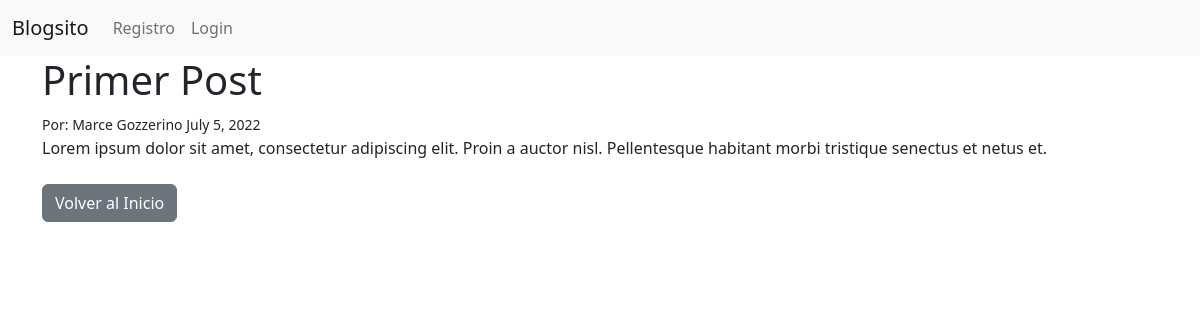
Page /articulo/1 on the committed database.
### vlog/models.py (models this page shows, shortened)
class Post(models.Model):
    titulo = models.CharField(max_length=255)
    etiqueta = models.CharField(max_length=255)
    autor = models.ForeignKey(User, on_delete=models.CASCADE)
    cuerpo = models.TextField()
    fecha = models.DateField(auto_now_add=True)
    categoria = models.CharField(max_length=255, default='Sin Categorizar')

### vlog/views.py (the view)
# urls.py: path('articulo/<int:pk>', ArticuloDetallado.as_view(), name = "ArticuloDetallado"),
class ArticuloDetallado(DetailView):
    model = Post
    template_name = 'articulo.html'

### vlog/templates/articulo.html (shortened to what this page needs)
{% extends 'base.html' %}
{% block content %}
<h1>{{ post.titulo }}</h1>
<small>
    Por: {{ post.autor.first_name }}
    {{ post.autor.last_name }}
    {{ post.fecha }}
</small> </br>
{{ post.cuerpo }}
<br/><br/>
<a href="{% url 'home' %}" class="btn btn-secondary">Volver al Inicio</a></br>
{% endblock %}

### rows in the picture
Post: titulo "Primer Post", autor.first_name "Marce", autor.last_name "Gozzerino", fecha "July 5, 2022", cuerpo "Lorem ipsum dolor sit amet, consectetur adipiscing elit. Proin a auctor nisl. Pellentesque habitant morbi tristique senectus et netus et."
